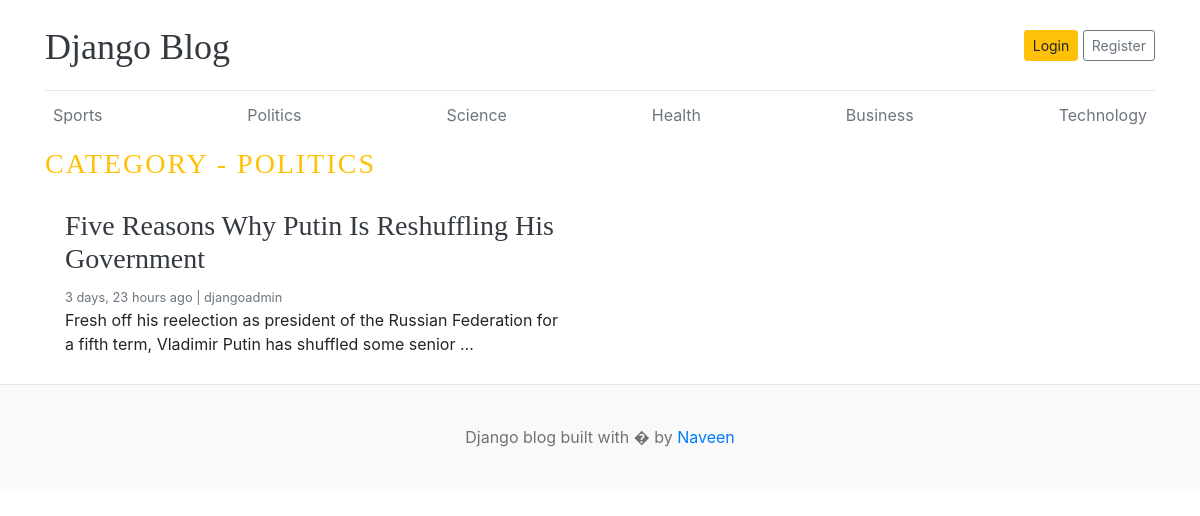
The app's page /category/2/ with its own data.
### blog_mod/models.py (models this page shows, shortened)
class Category(models.Model):
    category_name = models.CharField(max_length=50, unique=True)
    created_at = models.DateTimeField(auto_now_add=True)
    updated_at = models.DateTimeField(auto_now=True)
    class Meta:
        verbose_name_plural = "categories"

class Blog(models.Model):
    title = models.CharField(max_length=100)
    slug = models.SlugField(max_length=150, unique=True, blank=True)
    category = models.ForeignKey(Category, on_delete=models.CASCADE)
    author = models.ForeignKey(User, models.CASCADE)
    featured_image = models.ImageField(upload_to="uploads/%Y/%m/%d")
    short_description = models.TextField(max_length=500)
    blog_body = models.TextField(max_length=2000)
    status = models.CharField(max_length=20, choices=STATUS_CHOICES, default="Drafts")
    is_featured = models.BooleanField(default=False)
    created_at = models.DateTimeField(auto_now_add=True)
    updated_at = models.DateTimeField(auto_now=True)

### blog_mod/views.py (the view)
# urls.py: path("<int:category_id>/",views.posts_by_category, name = "posts_by_category")
def posts_by_category(request, category_id):
    posts = Blog.objects.filter(status="Published", category_id=category_id)
    category = get_object_or_404(Category, id=category_id)
    context = {"posts": posts, "category": category}
    return render(request, "category.html", context)

### blog_mod/context_processors.py (called while the page is built)
def get_category(request):
    categories = Category.objects.all()
    return dict(categories=categories)

def get_socialLinks(request):
    social_links = SocialLinks.objects.all()
    return dict(social_links=social_links)

### templates/category.html (shortened to what this page needs)
{% extends 'base.html' %}
{% block content %}
  <h3 class="text-uppercase text-warning" style="letter-spacing: 2px">Category - {{ category.category_name }}</h3>
  <div class="row mb-2">
    {% if posts %}
      {% for post in posts %}
        <div class="col-md-6">
          <div class="card border-0">
            <div class="card-body">
              <h3><a href="{% url 'blogs' post.slug %}" class="text-dark">{{ post.title }}</a></h3>
              <small class="mb-1 text-muted">{{ post.created_at|timesince }} ago | {{ post.author }}</small>
              <p class="card-text">{{ post.short_description|truncatewords:20 }}</p>
            </div>
          </div>
        </div>
      {% endfor %}
    {% else %}
      <p>No Posts Found</p>
    {% endif %}
  </div>
{% endblock %}

### templates/base.html (shortened to what this page needs)
{% load static %}
<!DOCTYPE html>
<html lang="en">
  <head>
    <link href="https://getbootstrap.com/docs/4.0/dist/css/bootstrap.min.css" rel="stylesheet" />
    <link href="{% static 'css/blog.css' %}" rel="stylesheet" />
  </head>
  <body>
    <div class="container">
      <header class="blog-header py-3">
        <div class="row flex-nowrap justify-content-between align-items-center">
          <div class="col-8 pt-1">
            <a class="blog-header-logo text-dark" href="/">Django Blog</a>
          </div>
          <div class="col-4 d-flex justify-content-end align-items-center">
            <a class="btn btn-sm btn-warning" href="#">Login</a> &nbsp;
            <a class="btn btn-sm btn-outline-secondary" href="#">Register</a>
          </div>
        </div>
      </header>
      <div class="nav-scroller py-1 mb-2">
        <nav class="nav d-flex justify-content-between">
          {% for cat in categories %}
            <a class="p-2 text-muted" href="{% url 'posts_by_category' cat.id %}">{{ cat.category_name }}</a>
          {% endfor %}
        </nav>
      </div>
      {% block content %}
      {% endblock %}
    </div>
    <footer class="blog-footer">
      <p>
        Django blog built with � by <a href="#">Naveen</a>
      </p>
    </footer>
  </body>
</html>

### static/css/blog.css (style rules this page uses)
.blog-header { border-bottom: 1px solid #e5e5e5; }
.blog-header-logo { font-family: "Playfair Display", Georgia, "Times New Roman", serif; font-size: 2.25rem; }
h1, h2, h3, h4, h5, h6 { font-family: "Playfair Display", Georgia, "Times New Roman", serif; }
.blog-footer { padding: 2.5rem 0; color: #727272; text-align: center; background-color: #f9f9f9; border-top: .05rem solid #e5e5e5; }
.blog-footer p:last-child { margin-bottom: 0; }

### records on screen
Category: category_name "Sports"
Category: category_name "Politics", category_name "POLITICS"
Category: category_name "Science"
Category: category_name "Health"
Category: category_name "Business"
Category: category_name "Technology"
Blog: title "Five Reasons Why Putin Is Reshuffling His Government", created_at "3 days, 23 hours", author "djangoadmin", short_description "Fresh off his reelection as president of the Russian Federation for a fifth term, Vladimir Putin has shuffled some senior …"
